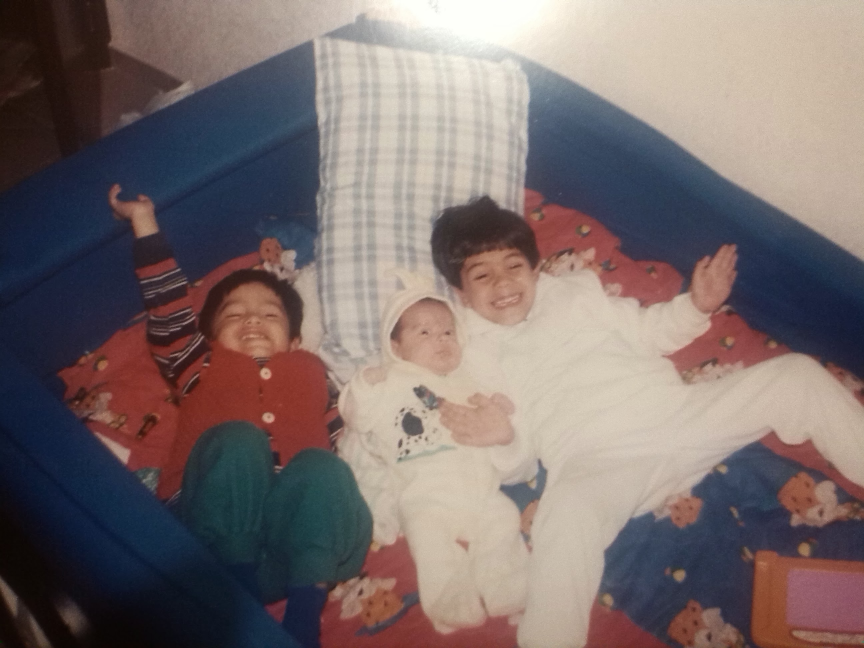
#> input picture modulo2/hermanos.jpg, 2592 x 1944 px (shown at 1/3 size)
$ python clase5.py
#> lines starting #> are read from the running program, lines starting #| are printed output that depends on the picture
from PIL import Image
from PIL import ImageFont
from PIL import ImageDraw


def get_image(image_file):
#> called with image_file = 'hermanos.jpg'
    try:
        image = Image.open(image_file)
#> image is the input picture: PIL image 2592x1944 RGB; mean R, G, B 122.6, 109.3, 108.3
        print(image.size)
#| (2592, 1944)
        print(image.mode)
#| RGB
        print(image.format)
#| JPEG

        # [5 lines of commented-out code are left out]

        font = ImageFont.truetype('fonts/Roboto-Bold.ttf', 120)
        draw = ImageDraw.Draw(image)
        draw.text(
            (500, 0),
            "HERMANOS 2002",
            (255, 255, 255),
            font
        )
        image.show()
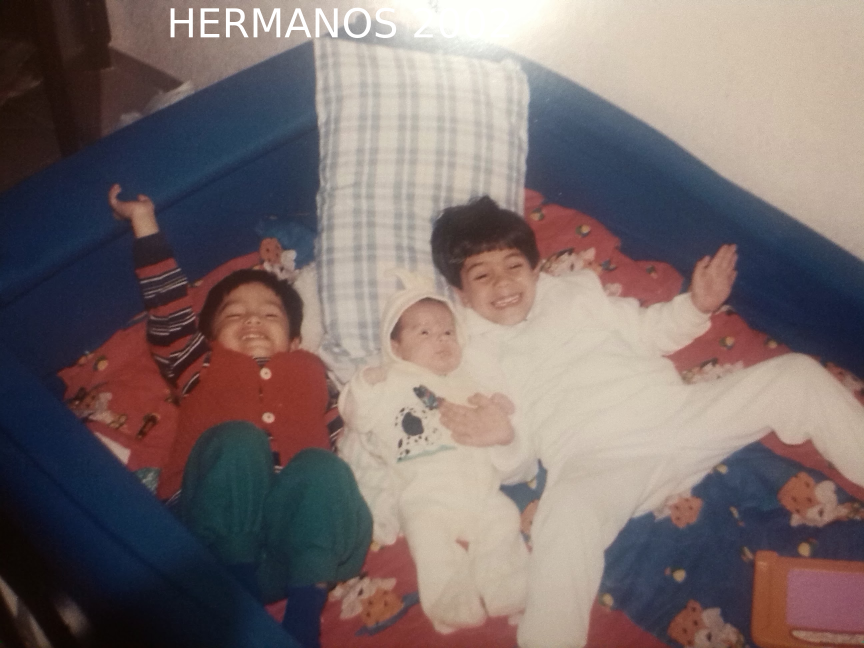
#> shown: PIL image 2592x1944 RGB (shown at 1/3 size); mean R, G, B 122.9, 109.7, 108.7
        image.save('hermanos_font.jpg')

        # create a Thumbnail ocupa menos espacio de memoria
        image.thumbnail((500, 500))
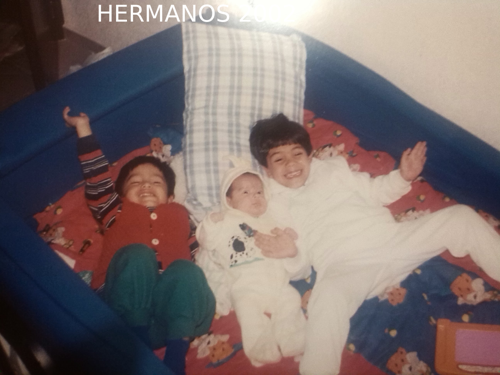
#> image: PIL image 500x375 RGB; mean R, G, B 123.1, 109.8, 108.8
        image.show()
        image.save('Hermanos_thumbnail.jpg')
    except Exception as e:
        print('no se encontro la foto' + e)


if __name__ == '__main__':
    get_image('hermanos.jpg')
